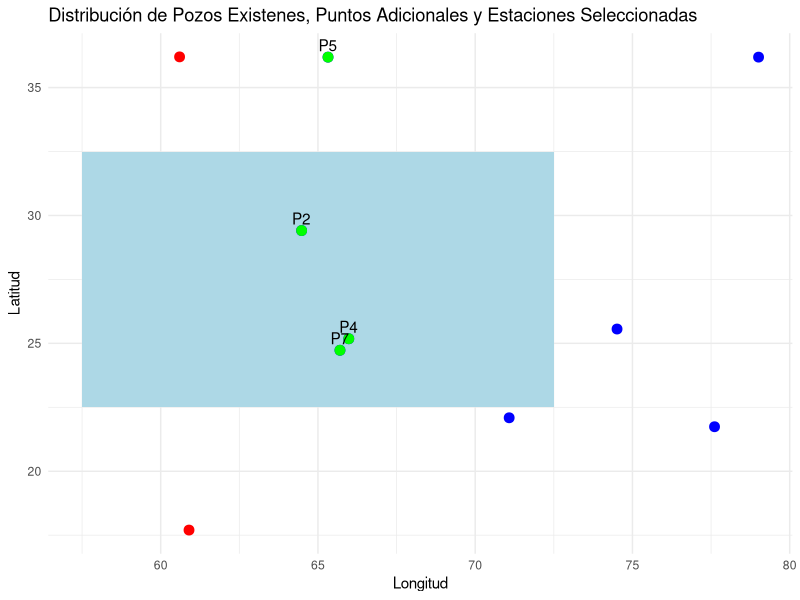

Source code (R):
# Instalar y cargar librerías necesarias
if (!requireNamespace("ggplot2", quietly = TRUE)) {
  install.packages("ggplot2")
}
library(ggplot2)

# Definir los puntos y el bloque V
block_V <- data.frame(
  x = c(57.5, 57.5, 72.5, 72.5, 57.5),
  y = c(22.5, 32.5, 32.5, 22.5, 22.5)
)

existing_wells <- data.frame(
  x = c(60.6, 60.9),
  y = c(36.2, 17.7)
)

#additional_points <- data.frame(
#  x = c(60.4, 60.9, 56.3, 76.4, 63.9, 77.4, 73.9, 69.4),
#  y = c(37.2, 36.1, 34.6, 23.3, 21.5, 25.3, 34.8, 35.6)
#)
#simulacion 1
#additional_points <- data.frame(
#  x = c(55.08, 69.75, 56.65, 63.12, 68.29, 65.21, 62.23, 72.79),
#  y = c(39.21, 21.85, 39.53, 39.02, 26.52, 32.47, 32.71, 24.92)
#)
#simulacion 2
#additional_points <- data.frame(
#  x = c(77.06, 69.91, 60.10, 55.55, 71.95, 70.47, 68.73, 57.51),
#  y = c(21.71, 39.21, 38.31, 28.39, 33.19, 36.19, 26.17, 22.75)
#)
#simulacion 3
#additional_points <- data.frame(
#  x = c(71.42, 74.09, 71.56, 73.24, 74.34, 60.96, 69.91, 77.12),
#  y = c(21.18, 38.85, 36.20, 23.62, 35.97, 20.52, 33.91, 31.62)
#)
#simulacion 4
#Pozos_adicionales <- data.frame(
#  x = c(63.47, 59.77, 58.04, 66.99, 79.51, 66.82, 56.56, 64.87),
#  y = c(24.88, 33.92, 28.12, 28.13, 30.62, 20.86, 38.47, 27.04)
#)
#simulacion 5
additional_points <- data.frame(
  x = c(74.51, 64.48, 79.01, 65.98, 65.32, 77.61, 65.70, 71.08),
  y = c(25.56, 29.41, 36.19, 25.18, 36.19, 21.74, 24.73, 22.09)
)
#simulacion 6
#additional_points <- data.frame(
#  x = c(65.73, 60.64, 76.16, 76.93, 56.20, 59.52, 59.77, 62.47),
#  y = c(28.42, 27.25, 37.40, 34.41, 29.53, 34.31, 27.73, 33.17)
#)
#simulacion 7
#additional_points <- data.frame(
#  x = c(77.30, 65.73, 74.79, 66.98, 56.63, 74.74, 73.51, 62.63),
#  y = c(33.95, 20.26, 33.56, 22.01, 39.79, 33.28, 29.41, 32.18)
#)
#simulacion 8
#additional_points <- data.frame(
#  x = c(74.96, 77.90, 65.12, 76.64, 70.06, 55.93, 59.39, 67.86),
#  y = c(30.00, 20.92, 22.04, 35.12, 26.36, 29.02, 32.81, 26.02)
#)
#simulacion 9
#additional_points <- data.frame(
#  x = c(66.04, 77.38, 57.00, 59.38, 77.65, 63.36, 62.32, 72.07),
#  y = c(26.49, 30.92, 25.50, 31.76, 23.70, 30.96, 22.10, 24.52)
#)
#simulacion 10
#additional_points <- data.frame(
#  x = c(72.15, 58.86, 76.18, 69.22, 76.62, 77.59, 79.69, 59.98),
#  y = c(26.16, 37.31, 39.33, 36.92, 36.50, 38.12, 36.98, 37.59)
#)

# Función para calcular la distancia euclidiana entre dos puntos
euclidean_distance <- function(p1, p2) {
  sqrt((p1[1] - p2[1])^2 + (p1[2] - p2[2])^2)
}

# Función para calcular la varianza de estimación (suma de las distancias euclidianas al cuadrado)
cal_variancia <- function(existing_wells, selected_points) {
  total_cuadrado_dist <- sum(apply(selected_points, 1, function(point) {
    sum(apply(existing_wells, 1, function(existing_well) euclidean_distance(point, existing_well)^2))
  }))
  return(total_cuadrado_dist)
}

sequential_inclusion_top <- function(existing_wells, additional_points, n, k, top_n = 10) {
  best_variances <- numeric(0)
  best_points_list <- list()
  
  total_variance <- cal_variancia(existing_wells, existing_wells)  # Varianza acumulada
  
  # Generar todas las combinaciones posibles de puntos adicionales
  all_combinations <- combn(nrow(additional_points), k)
  
  for (i in 1:ncol(all_combinations)) {
    selected_indices <- all_combinations[, i]
    selected_points <- additional_points[selected_indices, ]
    
    # Calcular la varianza de estimación con los puntos seleccionados
    variance <- cal_variancia(existing_wells, rbind(existing_wells, selected_points))
    
    # Actualizar las mejores varianzas y combinaciones
    if (length(best_variances) == 0 || variance < max(best_variances, na.rm = TRUE) || length(best_variances) < top_n) {
      best_variances <- c(best_variances, variance)
      best_points_list[[length(best_points_list) + 1]] <- selected_points
    }
  }
  
  # Ordenar las mejores varianzas y combinaciones
  order_indices <- order(best_variances)
  best_variances <- best_variances[order_indices]
  best_points_list <- best_points_list[order_indices]
  
  # Asignar nombres a los puntos seleccionados
  named_points_list <- lapply(best_points_list[1:top_n], function(points) {
    named_points <- paste0("P", seq_along(points))
    colnames(points) <- c("x", "y")
    return(points)
  })
  
  # Crear un data frame con las 10 mejores combinaciones
  result <- data.frame(varianza = best_variances[1:top_n], combinacion = sapply(named_points_list, function(x) paste(rownames(x), collapse = ",")))
  
  return(result)
}


# Ejemplo de uso
n <- nrow(additional_points)  # Número total de puntos
k <- 4  # Número de puntos a usar

result_sequential_inclusion_top <- sequential_inclusion_top(existing_wells, additional_points, n, k, top_n = 3)
result_sequential_inclusion_top

# Obtener la combinación de puntos que minimiza la varianza
best_combination <- result_sequential_inclusion_top$combinacion[1]
selected_indices <- as.numeric(unlist(strsplit(best_combination, ",")))
selected_points <- additional_points[selected_indices, ]

# Crear un data frame con los puntos seleccionados, incluyendo los identificadores
selected_points_with_id <- cbind(selected_points, ID = paste0("P", selected_indices))

# Graficar los pozos existentes, los puntos adicionales y las estaciones seleccionadas
ggplot() +
  geom_polygon(data = block_V, aes(x = x, y = y), fill = "lightblue") +
  geom_point(data = existing_wells, aes(x = x, y = y), color = "red", size = 3) +
  geom_point(data = additional_points, aes(x = x, y = y), color = "blue", size = 3) +
  geom_point(data = selected_points_with_id, aes(x = x, y = y), color = "green", size = 3) +
  geom_text(data = selected_points_with_id, aes(x = x, y = y, label = ID), vjust = -0.5) +
  ggtitle("Distribución de Pozos Existenes, Puntos Adicionales y Estaciones Seleccionadas") +
  xlab("Longitud") +
  ylab("Latitud") +
  theme_minimal()
result_sequential_inclusion_top$varianza/50000
